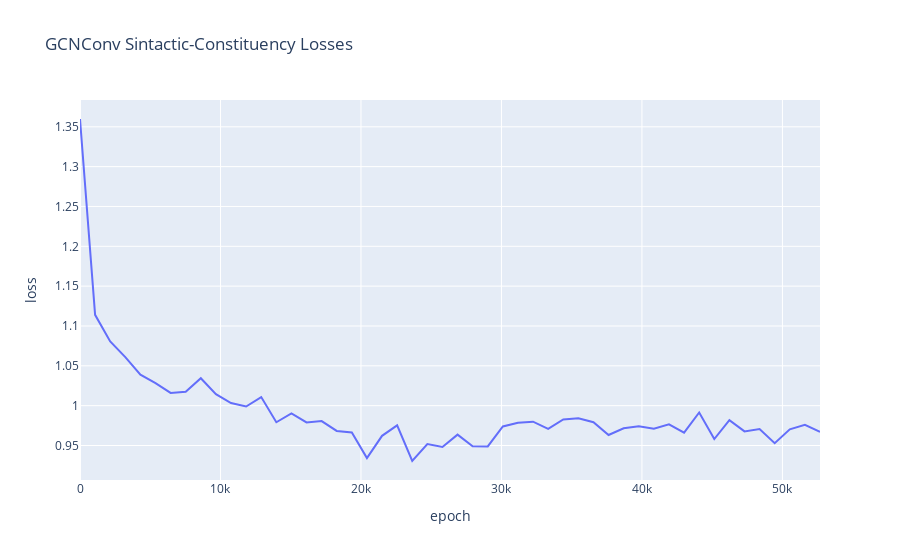

Notebook cell for this chart:
### Code cell
import plotly.express as px
import pandas as pd

filtered_losses = losses[::1075]

# Creating a DataFrame with index as x-axis and values as y-axis
df = pd.DataFrame({
    'epoch': range(0, len(losses), 1075),
    'loss': filtered_losses
})

# Plotting the DataFrame
fig = px.line(df, x='epoch', y='loss', title='GCNConv Sintactic-Constituency Losses')
fig.show()

### Figure 1 — Plotly figure (JSON) as saved in the notebook; plotly's stock layout.template omitted (floating-point values rounded to 4 significant figures)
{"data": [{"hovertemplate": "epoch=%{x}<br>loss=%{y}<extra></extra>", "legendgroup": "", "line": {"color": "#636efa", "dash": "solid"}, "marker": {"symbol": "circle"}, "mode": "lines", "name": "", "orientation": "v", "showlegend": false, "type": "scatter", "x": [0, 1075, 2150, 3225, 4300, 5375, 6450, 7525, 8600, 9675, 10750, 11825, 12900, 13975, 15050, 16125, 17200, 18275, 19350, 20425, 21500, 22575, 23650, 24725, 25800, 26875, 27950, 29025, 30100, 31175, 32250, 33325, 34400, 35475, 36550, 37625, 38700, 39775, 40850, 41925, 43000, 44075, 45150, 46225, 47300, 48375, 49450, 50525, 51600, 52675], "xaxis": "x", "y": [1.36, 1.114, 1.081, 1.061, 1.039, 1.028, 1.016, 1.018, 1.034, 1.014, 1.003, 0.9989, 1.011, 0.9792, 0.9903, 0.9789, 0.9807, 0.9683, 0.9664, 0.9343, 0.9622, 0.9753, 0.9305, 0.9519, 0.9481, 0.9636, 0.9491, 0.9488, 0.9739, 0.9784, 0.9799, 0.9708, 0.9827, 0.9841, 0.9792, 0.9631, 0.9717, 0.9741, 0.9712, 0.9765, 0.9662, 0.9914, 0.9581, 0.9819, 0.9677, 0.9707, 0.9529, 0.9702, 0.9759, 0.967], "yaxis": "y"}], "layout": {"legend": {"tracegroupgap": 0}, "title": {"text": "GCNConv Sintactic-Constituency Losses"}, "xaxis": {"anchor": "y", "domain": [0, 1], "title": {"text": "epoch"}}, "yaxis": {"anchor": "x", "domain": [0, 1], "title": {"text": "loss"}}}}
